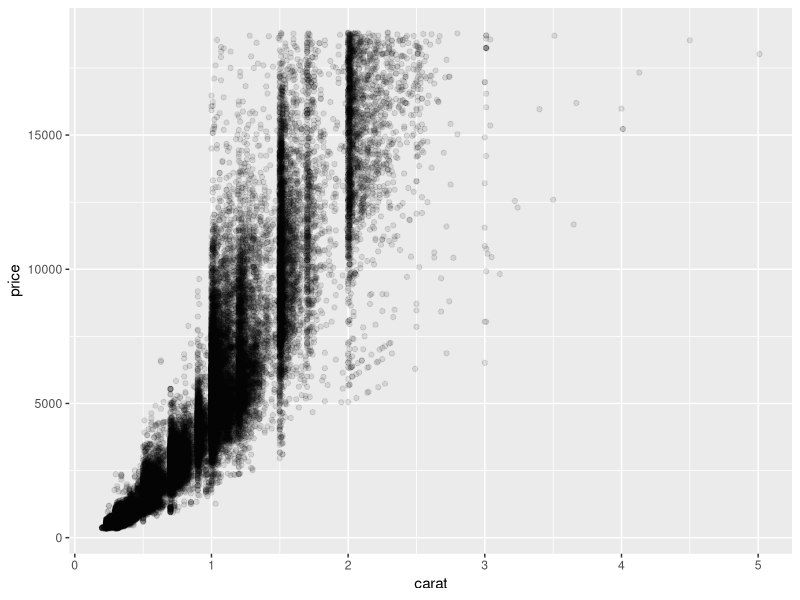
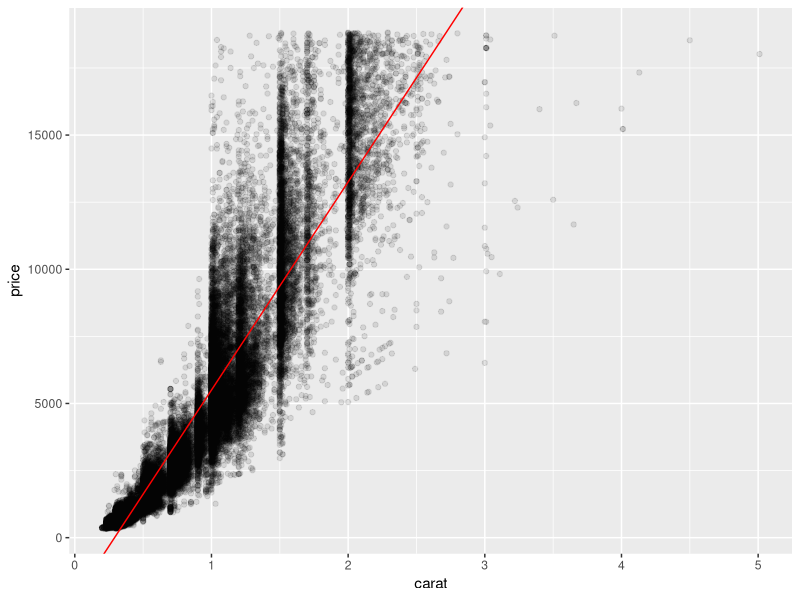
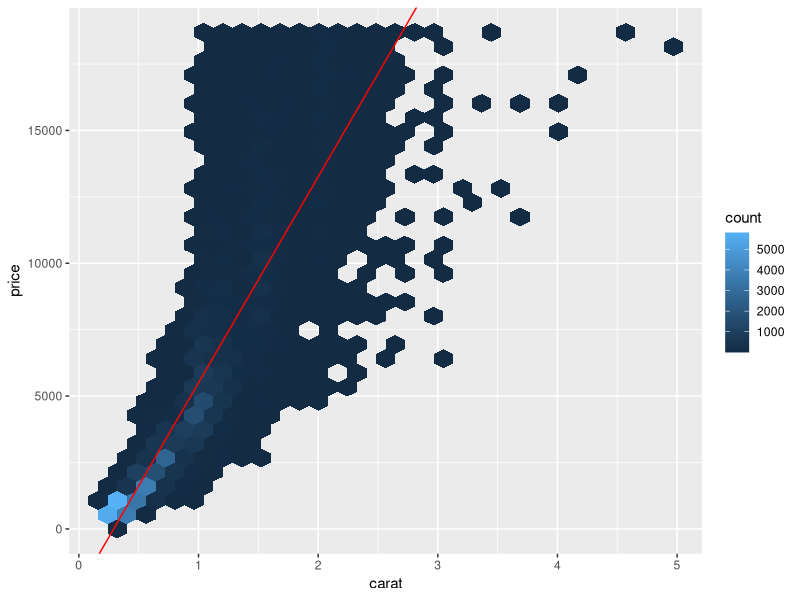
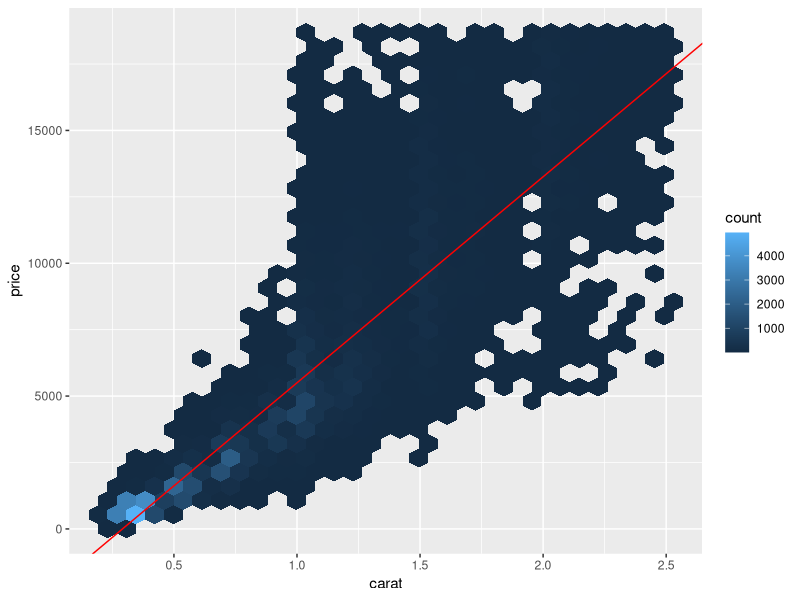
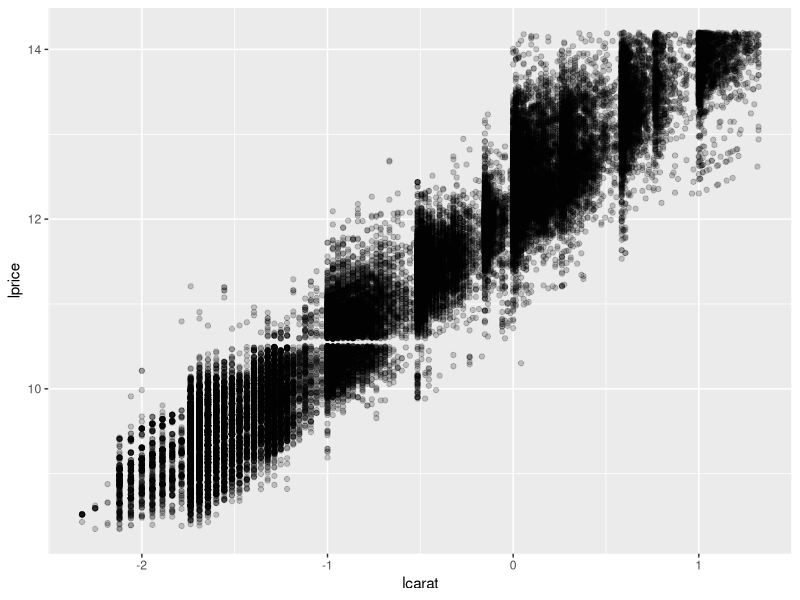
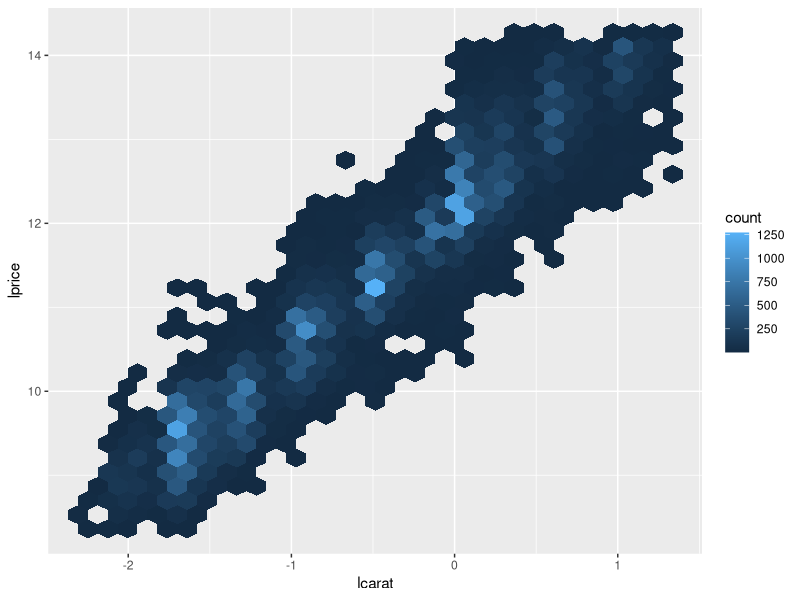
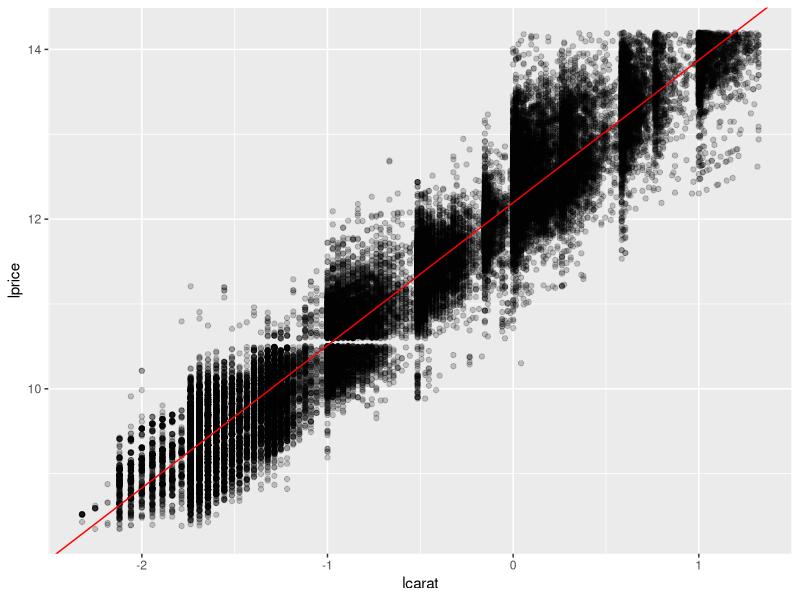
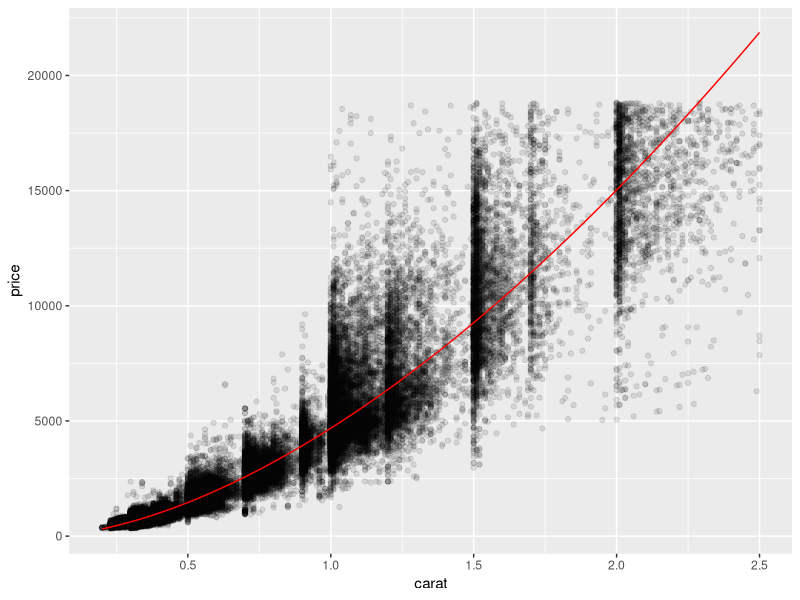

These figures' R source, in order:
## ---- chunk 1
library(tidyverse)
library(splines)
library(modelr)
options(na.action=na.warn)
## ---- chunk 2
ggplot(diamonds) + 
  geom_point(aes(x = carat, y = price), alpha = 0.1)
## ---- chunk 3
dmod <- lm(price ~ carat, data = diamonds)
dmod

ggplot(diamonds) + 
  geom_point(aes(x = carat, y = price), alpha = 0.1) + 
  geom_abline(aes(intercept = dmod$coefficients[1], 
                  slope = dmod$coefficients[2] ), 
              color = "red")
## ---- chunk 4
# install.packages("hexbin")
library(hexbin)
## ---- chunk 5
ggplot(diamonds) + 
  geom_hex(aes(x = carat, y = price)) + 
  geom_abline(aes(intercept = dmod$coefficients[1], 
                  slope = dmod$coefficients[2] ), 
              color = "red")
## ---- chunk 6
diamonds2 <- diamonds %>% filter(carat <= 2.5)
## ---- chunk 7
ggplot(diamonds2) + 
  geom_hex(aes(x = carat, y = price)) + 
  geom_abline(aes(intercept = dmod$coefficients[1], 
                  slope = dmod$coefficients[2] ), 
              color = "red")
## ---- chunk 8
diamonds3 <- diamonds2 %>% mutate( lprice = log2(price), lcarat = log2(carat))
diamonds3
## ---- chunk 9
ggplot(diamonds3) + geom_point(aes(x = lcarat, y = lprice), alpha = 0.2)
ggplot(diamonds3) + geom_hex(aes(x = lcarat, y = lprice))
## ---- chunk 10
lmod <- lm(lprice ~ lcarat, data = diamonds3)

ggplot(diamonds3) +
  geom_point(mapping = aes(x = lcarat, y = lprice), alpha = 0.2) + 
  geom_abline(aes(intercept = lmod$coefficients[1], 
                  slope = lmod$coefficients[2]), color= "red")
lmod
## ---- chunk 11
a2 <- lmod$coefficients[2]
a1 <- 2^(lmod$coefficients[1])

a1 
a2
## ---- chunk 12
diamonds3 %>% mutate(pred_price = a1 * carat^a2) %>% 
  ggplot() + geom_point(aes(carat, price), alpha = 0.1) + 
  geom_line(aes(x = carat, y = pred_price), color = "red")
## ---- chunk 13
diamonds %>% 
  ggplot() + 
  geom_boxplot(aes(x = cut, y = price))

diamonds %>% 
  ggplot() + 
  geom_boxplot(aes(x = clarity, y = price))
## ---- chunk 14
diamonds4 <- diamonds3 %>% 
  mutate(pred_price = a1 * carat^a2) %>% 
  mutate(residual = price - pred_price)

diamonds4 %>% 
  ggplot() + 
  geom_boxplot(aes(x = cut, y = residual)) + 
  ylim(-2500, 2500)
## ---- chunk 15
diamonds4 %>% 
  ggplot() + 
  geom_boxplot(aes(x = clarity, y = residual)) + 
  ylim(-2500, 2500)
## ---- chunk 16
# You don't need to know how this data was created
# But just know it was generated using the same equation as sim6
# Different randomness was used
set.seed(123456)
sim6 <- tibble(
  x = seq(-1, 2.5 * pi, length = 50),
  y = 4 * sin(x) + rnorm(length(x))
)
set.seed(555555)
sim6_new <- tibble(
  x = seq(-1, 2.5 * pi, length = 50),
  y = 4 * sin(x) + rnorm(length(x))
)
mod20 <- lm(y ~ ns(x, 20), data = sim6)
## ---- chunk 17
sim6  %>% 
  add_predictions(mod20) %>%
  ggplot() + 
  geom_point(aes(x,y))+ 
  geom_line(aes(x,pred), color = "red")
## ---- chunk 18
sim6_new  %>% 
  add_predictions(mod20) %>%
  ggplot() + 
  geom_point(aes(x,y))+ 
  geom_line(aes(x,pred), color = "red")
## ---- chunk 19
training_data <- sim6
test_data <- sim6_new

# Find average residual^2 of model on training data
training_data %>% 
  add_residuals(mod20) %>% 
  summarize(mean(resid^2))

# Find average residual^2 of model on test data
test_data %>% 
  add_residuals(mod20) %>% 
  summarize(mean(resid^2))

## ---- chunk 20
mod5 <- lm(y ~ ns(x, 5), data = sim6)

# Find average residual^2 of model on training data
training_data %>% 
  add_residuals(mod5) %>% 
  summarize(mean(resid^2))

# Find average residual^2 of model on test data
test_data %>% 
  add_residuals(mod5) %>% 
  summarize(mean(resid^2))
## ---- chunk 21
# randomly sample 30 rows of sim6 to be the training data set
sim6_training <- sample_n(sim6, 30)

#put all other rows in the test data set
sim6_test <- anti_join(sim6, sim6_training)

sim6_training
sim6_test
## ---- chunk 22
dtraining <- sample_n(diamonds3, nrow(diamonds3) * 0.8)
dtest <- anti_join(diamonds3, dtraining)
## ---- chunk 23
dmod2 <- lm(lprice ~ lcarat + cut + clarity, data = dtraining)
## ---- chunk 24
dtraining %>% 
  add_predictions(dmod2) %>% 
  mutate(price_pred = 2^pred) %>% 
  mutate(residual = price - price_pred) %>% 
  summarize(mean(residual^2))
## ---- chunk 25
dtest %>% 
  add_predictions(dmod2) %>% 
  mutate(price_pred = 2^pred) %>% 
  mutate(residual = price - price_pred) %>% 
  summarize(mean(residual^2))
## ---- chunk 26
dtraining %>% 
  add_predictions(dmod2) %>% 
  mutate(price_pred = 2^pred) %>% 
  mutate(residual = price - price_pred) %>% 
  ggplot() + geom_boxplot(aes(color, residual))
